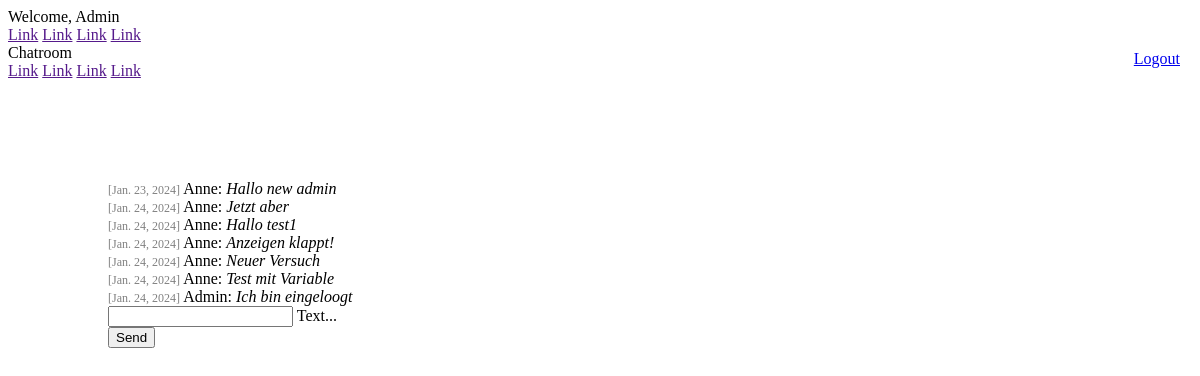
Page /chat/ (signed in) on the earlier database version.
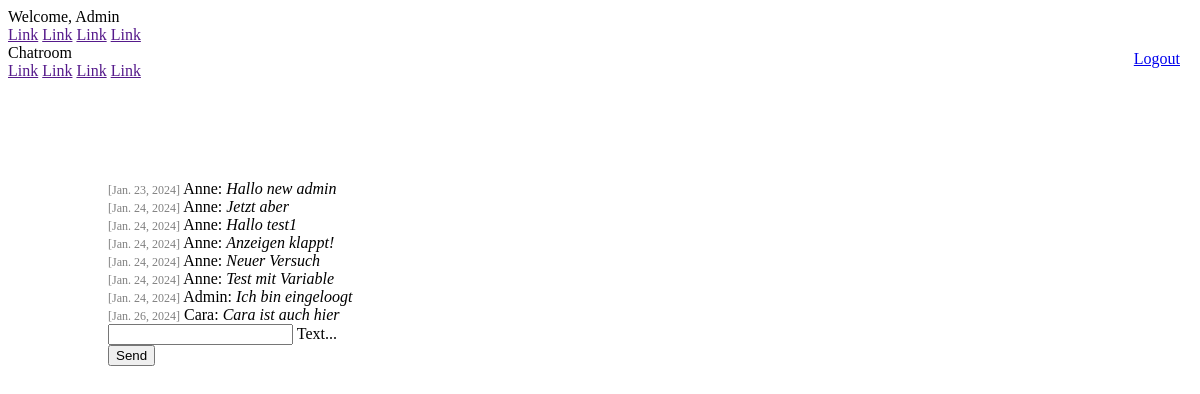
Same page on the later database version.
### chat/models.py (models this page shows)
class Message(models.Model):
    text = models.CharField(max_length=500)
    created_at = models.DateField(default=date.today)
    author = models.ForeignKey(settings.AUTH_USER_MODEL, on_delete=models.CASCADE, related_name='author_message_set')
    receiver = models.ForeignKey(settings.AUTH_USER_MODEL, on_delete=models.CASCADE, related_name='receiver_message_set')
    chat = models.ForeignKey(Chat, on_delete=models.CASCADE, related_name='chat_message_set', default=None, blank=True, null=True)

### chat/views.py (the view)
# urls.py: path('chat/', index),
@login_required(login_url='/login/')
def index(request):
    username = request.user.first_name if request.user.is_authenticated else "DefaultUsername"
    if request.method == 'POST':
        print("Received data " + request.POST['textmessage'])
        myChat = Chat.objects.get(id=1)
        Message.objects.create(text=request.POST['textmessage'], chat=myChat, author=request.user, receiver=request.user)
    chatMessages = Message.objects.filter(chat__id=1)
    return render(request, 'chat/index.html', {'messages': chatMessages,'username': username })

### chat/templates/chat/index.html (shortened to what this page needs)
{% extends "base.html" %}
{% block content %}
{% if request.user.is_authenticated %}
<a class="logout" href="/logout/">Logout</a>
{% for message in messages %}
<div>
  <span class="colorGrey">[{{ message.created_at }}]</span>
  {{ message.author.first_name }}: <i>{{ message.text }}</i>
</div>
{% endfor %}
<form onsubmit="sendMessage(); return false" method="post">
  <div class="mdl-textfield mdl-js-textfield mdl-textfield--floating-label">
    <input class="mdl-textfield__input" name="textmessage" type="text" id="messageField">
    <label class="mdl-textfield__label" for="messageField">Text...</label>
  </div>
  <button class="mdl-button mdl-js-button mdl-button--raised mdl-js-ripple-effect mdl-button--accent">
    Send
  </button>
</form>
{% else %}
<h1>Not logged in</h1>
<p>
  You are not logged in. Please log in.<br />
  Please click <a href="/login/">here</a>.
</p>
{% endif %}
{% endblock %}

Differences in the rows shown:
added Message: created_at "Jan. 26, 2024", author.first_name "Cara", text "Cara ist auch hier"
